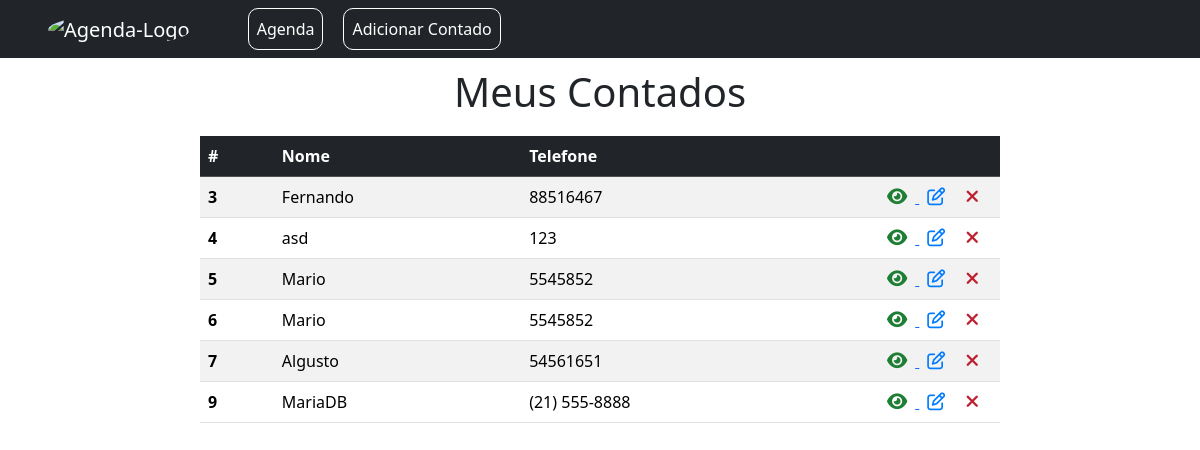
The page / on the database its author committed.
### tables this page shows
CREATE TABLE `contacts` (
  `id` int(10) UNSIGNED NOT NULL,
  `name` varchar(100) DEFAULT NULL,
  `phone` varchar(20) DEFAULT NULL,
  `observations` text DEFAULT NULL
);

### config/url.php (called while the page is built)
<?php
$BASE_URL = "http://" . $_SERVER['SERVER_NAME'] . dirname($_SERVER['REQUEST_URI'] . '?') . '/';

### config/process.php (called while the page is built, shortened)
<?php
include_once("connection.php");
include_once("url.php");
$data = $_POST;
if(!empty($data)){
    if($data["type"] === "create"){
        $name = $data["name"];
        $phone = $data["phone"];
        $observations = $data["observations"];
        $query = "INSERT INTO contacts (name, phone, observations) VALUES (:name, :phone, :observations)";
        $stmt = $conn->prepare($query);
        $stmt->bindParam(":name", $name);
        $stmt->bindParam(":phone", $phone);
        $stmt->bindParam(":observations", $observations);
        try{
            $stmt->execute();
            $_SESSION["msg"] = "Contato criado com sucesso";
        }catch(PDOException $e){
            $error = $e->getMessage();
            echo "Erro: $error";
        }
    }else if ($data["type"] === "edit"){
        $name = $data["name"];
        $phone = $data["phone"];
        $observations = $data["observations"];
        $id = $data["id"];
        $query = "UPDATE contacts
                    SET name = :name, phone = :phone, observations = :observations
                    WHERE id = :id";
        $stmt = $conn->prepare($query);
        $stmt->bindParam(":name", $name);
        $stmt->bindParam(":phone", $phone);
        $stmt->bindParam(":observations", $observations);
        $stmt->bindParam(":id", $id);
        try{
            $stmt->execute();
            $_SESSION["msg"] = "Contato atualizado com sucesso";
        }catch(PDOException $e){
            $error = $e->getMessage();
            echo "Erro: $error";
        }
    }else if ($data["type"] === "delete"){
        $id = $data["id"];
        $query = "DELETE FROM contacts WHERE id = :id";
        $stmt = $conn->prepare($query);
        $stmt->bindParam(":id", $id);
        try{
            $stmt->execute();
            $_SESSION["msg"] = "Contato removido com sucesso";
        }catch(PDOException $e){
            $error = $e->getMessage();
            echo "Erro: $error";
        }
    }
    header("Location: " . $BASE_URL . "../index.php");
}else{
    if(!empty($id)){
        $query = "SELECT * FROM contacts WHERE id = :id";
        $stmt = $conn->prepare($query);
        $stmt->bindParam(":id", $id);
        $stmt->execute();
        $contact = $stmt->fetch();
    }else{
        $query = "SELECT * FROM contacts";
        $stmt = $conn->prepare($query);
        $stmt->execute();
        $contacts = $stmt->fetchAll();
    }
}

### index.php (the view, shortened to what this page needs)
<?php include_once("templates/header.php") ?>
    <div class="container">
        <h1 id="main-title">Meus Contados</h1>
        <?php if(count($contacts) > 0): ?>
            <table class="table table-striped" id="contacts-table">
                <thead class="table-dark">
                    <tr>
                        <th scope="col">#</th>
                        <th scope="col">Nome</th>
                        <th scope="col">Telefone</th>
                        <th scope="col"></th>
                    </tr>
                </thead>
                <tbody>
                    <?php foreach($contacts as $contact): ?>
                        <tr>
                            <td scope="row" class="col-id"> <?= $contact['id'] ?> </td>
                            <td scope="row"> <?= $contact['name'] ?> </td>
                            <td scope="row"> <?= $contact['phone'] ?> </td>
                            <td class="action">
                                <a href="<?= $BASE_URL ?>show.php?id=<?= $contact['id'] ?>">
                                    <i class="fas fa-eye check-icon mx-2"></i>
                                </a>
                                <a href="<?= $BASE_URL ?>edit.php?id=<?= $contact['id'] ?>"><i class="far fa-edit edit-icon mx-2"></i></a>
                                <form class="delete-form" action="<?= $BASE_URL ?>config/process.php" method="post">
                                    <button type="submit" class="btn-delete mx-2"><i class="fas fa-times delete-icon"></i></button>
                                </form>
                            </td>
                        </tr>
                    <?php endforeach; ?>
                </tbody>
            </table>
        <?php else: ?>
            <p id="empty-list-next">Sua agenda não tem contatos! <a class="btn btn-primary" href="<?= $BASE_URL ?>create.php">Adicionar</a></p>
        <?php endif; ?>
    </div>
<?php include_once("templates/footer.php") ?>

### templates/header.php (shortened to what this page needs)
<?php
include_once("config/process.php");
?>
<!DOCTYPE html>
<html lang="pt-br">
<head>
    <link rel="stylesheet" href="https://cdnjs.cloudflare.com/ajax/libs/bootstrap/5.3.3/css/bootstrap.min.css" />
    <link rel="stylesheet" href="https://cdnjs.cloudflare.com/ajax/libs/font-awesome/6.6.0/css/all.min.css" />
     <link rel="stylesheet" href="<?= $BASE_URL ?>css/style.css">
</head>
<body>
    <header>
        <nav class="navbar navbar-expand-lg navbar-dark bg-dark">
            <a class="navbar-brand d-inline-block rounded-circle overflow-hidden mx-5" href="<?php $BASE_URL ?>index.php">
                <img class="rounded-circle img-fluid" src="<?php $BASE_URL ?>img/logo.png" alt="Agenda-Logo">
            </a>
            <div>
                <div class="navbar-nav">
                    <a class="nav-link active d-none d-lg-block" id="home-link" href="<?php $BASE_URL ?>index.php">Agenda</a>
                    <a class="nav-link active p-2" id="home-link" href="<?php $BASE_URL ?>create.php">Adicionar Contado</a>
                </div>
            </div>
        </nav>
    </header>

### templates/footer.php (shortened to what this page needs)
</body>
</html>

### css/style.css (style rules this page uses)
.navbar-brand img { width: 50px; transition: transform 0.3s ease-in-out; }
#home-link { margin: 0px 10px 0px 10px; border: 1px solid white; border-radius: 10px; }
#main-title { text-align: center; margin: 10px 0 20px; }
#contacts-table { max-width: 800px; margin: 0 auto; }
.action { text-align: right; width: 150px; }
.action i { font-size: 18px; margin-right: 5px; }
.check-icon { color: #1E7E34; }
.edit-icon { color: #007BFF; }
.delete-form { display: inline; }
.delete-icon { color: #BD2130; }
.btn-delete { background-color: transparent; border: none; padding: 0; }
.col-id { font-weight: bold; }

### rows shown on the page
contacts: id "3", name "Fernando", phone "88516467"
contacts: id "4", name "asd", phone "123"
contacts: id "5", name "Mario", phone "5545852"
contacts: id "6", name "Mario", phone "5545852"
contacts: id "7", name "Algusto", phone "54561651"
contacts: id "9", name "MariaDB", phone "(21) 555-8888"
